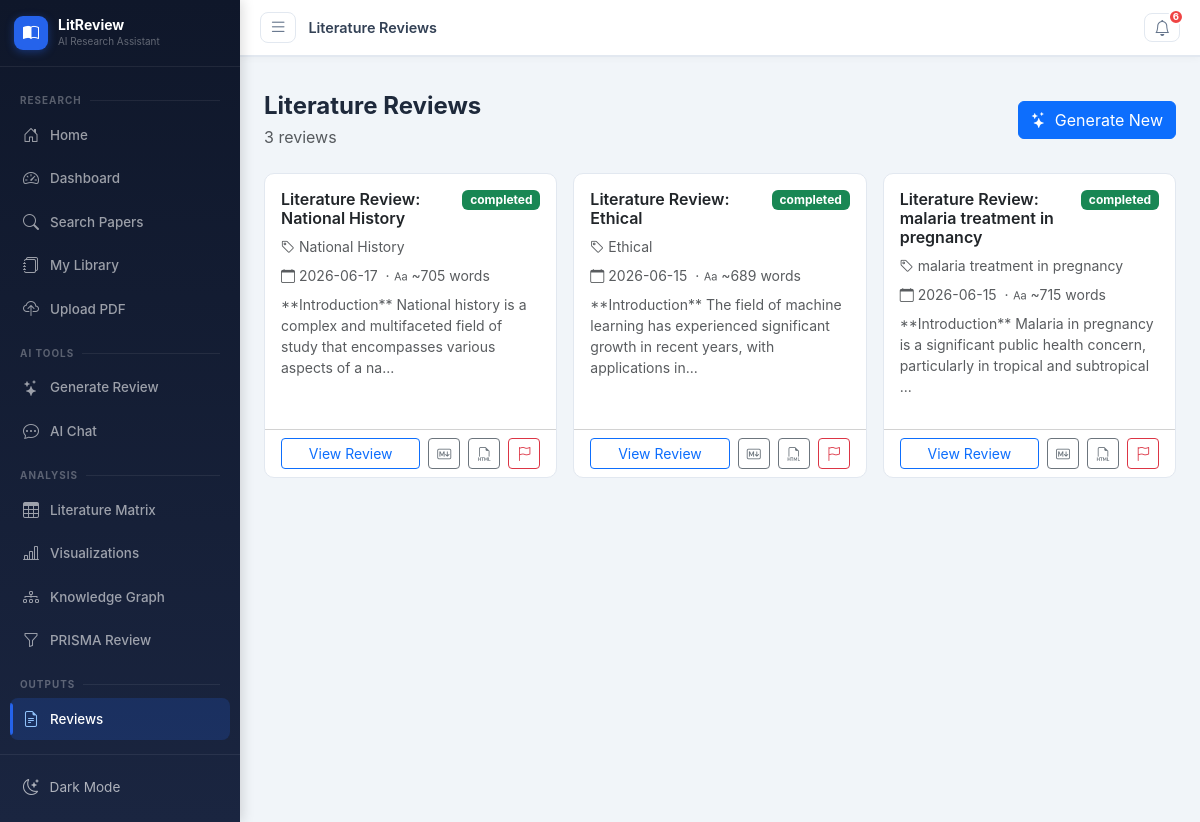
The app's page /reviews with its own data.
### tables this page shows
CREATE TABLE literature_reviews (
            id INTEGER PRIMARY KEY AUTOINCREMENT,
            title TEXT NOT NULL,
            topic TEXT,
            introduction TEXT,
            thematic_analysis TEXT,
            research_gaps TEXT,
            future_directions TEXT,
            conclusion TEXT,
            paper_ids TEXT,
            status TEXT DEFAULT 'draft',
            word_count INTEGER DEFAULT 0,
            created_at TIMESTAMP DEFAULT CURRENT_TIMESTAMP,
            updated_at TIMESTAMP DEFAULT CURRENT_TIMESTAMP
        );

### blueprints/main.py (the view)
@main_bp.route('/reviews')
def reviews():
    site = get_site_settings()
    db = get_db()
    reviews_list = db.execute('SELECT * FROM literature_reviews ORDER BY created_at DESC').fetchall()
    db.close()
    return render_template('reviews.html', site=site, reviews=reviews_list, notifications=get_notifications())

### blueprints/main.py (called while the page is built)
def get_site_settings():
    db = get_db()
    rows = db.execute('SELECT key, value FROM site_settings').fetchall()
    db.close()
    return {r['key']: r['value'] for r in rows}

def get_notifications():
    db = get_db()
    rows = db.execute('SELECT * FROM notifications WHERE is_read=0 ORDER BY created_at DESC LIMIT 10').fetchall()
    db.close()
    return [dict(r) for r in rows]

### models/__init__.py (called while the page is built)
def get_db():
    conn = sqlite3.connect(Config.DATABASE_PATH)
    conn.row_factory = sqlite3.Row
    return conn

### templates/reviews.html (shortened to what this page needs)
{% extends "base.html" %}
{% block page_title %}Literature Reviews{% endblock %}
{% block content %}
<div class="d-flex justify-content-between align-items-center mb-4">
  <div>
    <h4 class="fw-bold mb-1">Literature Reviews</h4>
    <p class="text-muted mb-0">{{ reviews|length }} review{{ 's' if reviews|length != 1 }}</p>
  </div>
  <a href="/ai/generate-review" class="btn btn-primary"><i class="bi bi-stars me-2"></i>Generate New</a>
</div>
{% if reviews %}
<div class="row g-3">
  {% for review in reviews %}
  <div class="col-md-6 col-xl-4">
    <div class="card card-hover h-100">
      <div class="card-body">
        <div class="d-flex justify-content-between align-items-start mb-2">
          <h6 class="fw-semibold mb-0 flex-grow-1">{{ review.title }}</h6>
          <span class="badge bg-{{ 'success' if review.status == 'completed' else 'secondary' }} ms-2">{{ review.status }}</span>
        </div>
        {% if review.topic %}
        <p class="text-muted small mb-2"><i class="bi bi-tag me-1"></i>{{ review.topic }}</p>
        {% endif %}
        <p class="text-muted small mb-2">
          <i class="bi bi-calendar me-1"></i>{{ review.created_at[:10] }}
          {% if review.word_count %}&nbsp;&middot;&nbsp;<i class="bi bi-type me-1"></i>~{{ review.word_count }} words{% endif %}
        </p>
        {% if review.introduction %}
        <p class="text-muted small">{{ review.introduction[:120] }}...</p>
        {% endif %}
      </div>
      <div class="card-footer bg-transparent d-flex gap-2">
        <a href="/reviews/{{ review.id }}" class="btn btn-sm btn-outline-primary flex-grow-1">View Review</a>
        <a href="/export/review/{{ review.id }}/markdown" class="btn btn-sm btn-outline-secondary"><i class="bi bi-markdown"></i></a>
        <a href="/export/review/{{ review.id }}/html" class="btn btn-sm btn-outline-secondary"><i class="bi bi-filetype-html"></i></a>
        <button class="btn btn-sm btn-outline-danger report-btn" title="Report this content"
          data-type="review"
          data-id="{{ review.id }}"
          data-title="{{ review.title | e }}"
          data-snippet="{{ (review.introduction or '')[:120] | e }}">
          <i class="bi bi-flag"></i>
        </button>
      </div>
    </div>
  </div>
  {% endfor %}
</div>
{% endif %}
{% endblock %}

### static/css/style.css (style rules this page uses)
:root { --primary: #2563eb; --primary-soft: rgba(37, 99, 235, 0.1); --success-soft: rgba(22, 163, 74, 0.1); --warning-soft: rgba(217, 119, 6, 0.1); --info-soft: rgba(8, 145, 178, 0.1); --sidebar-w: 240px; --sidebar-bg: #1e293b; --top-nav-h: 56px; }
body { font-family: 'Inter', -apple-system, BlinkMacSystemFont, 'Segoe UI', sans-serif; background: #f1f5f9; color: #1e293b; overflow-x: hidden; }
.card { border: 1px solid #e2e8f0; border-radius: 10px; }
.card-hover { transition: box-shadow 0.15s, transform 0.15s; cursor: pointer; }

### records on screen
literature_reviews: title "Literature Review: National History", status "completed", topic "National History", created_at "2026-06-17", word_count "705", introduction "**Introduction** National history is a complex and multifaceted field of study that encompasses various aspects of a na"
literature_reviews: title "Literature Review: Ethical", status "completed", topic "Ethical", created_at "2026-06-15", word_count "689", introduction "**Introduction** The field of machine learning has experienced significant growth in recent years, with applications in"
literature_reviews: title "Literature Review: malaria treatment in pregnancy", status "completed", topic "malaria treatment in pregnancy", created_at "2026-06-15", word_count "715", introduction "**Introduction** Malaria in pregnancy is a significant public health concern, particularly in tropical and subtropical"

### other values on screen
{{ g_notif_count }} "6"
{{ reviews|length }} "3"
{{ 's' if reviews|length != 1 }} "s"
